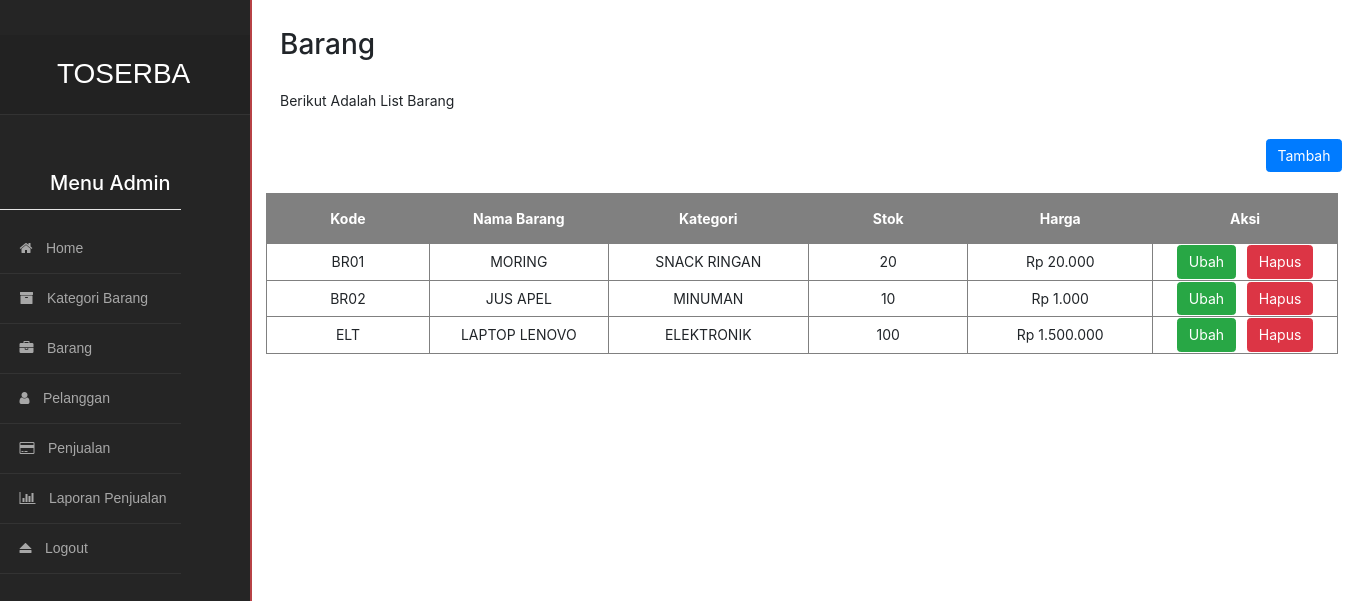
Before: /dashboard/index.php?menu=barang (signed in) with the older database file.
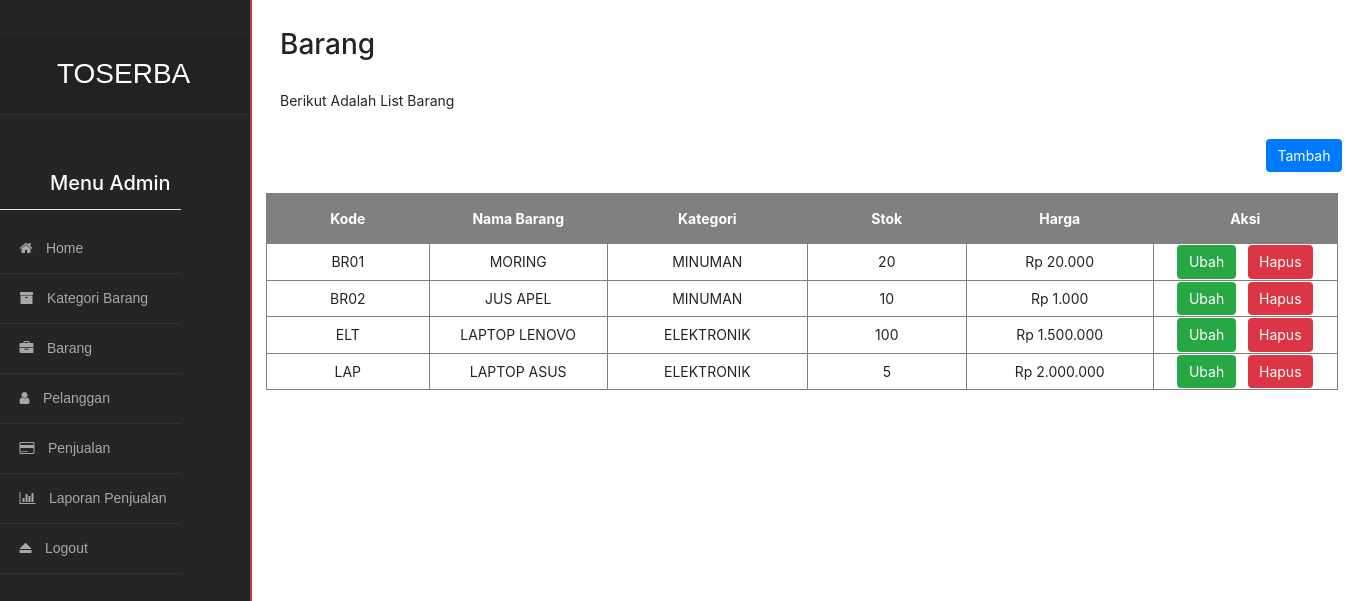
After: the same page with the newer database file.
### tables this page shows
CREATE TABLE `barang` (
  `id` int(11) NOT NULL,
  `kode_barang` varchar(10) NOT NULL,
  `nama_barang` varchar(100) NOT NULL,
  `kategori` varchar(100) NOT NULL,
  `stok` int(11) NOT NULL,
  `harga` int(11) NOT NULL
);

### functions.php (called while the page is built, shortened)
<?php
$conn = mysqli_connect("localhost", "root", "", "toserba_db");
function query($query)
{
    global $conn;
    $hasil = mysqli_query($conn, $query);
    $kotak = [];
    while ($data = mysqli_fetch_assoc($hasil)) {
        $kotak[] = $data;
    }
    return $kotak;
}
function rupiah($angka){
	$hasil_rupiah = "Rp " . number_format($angka,'0',',','.');
	return $hasil_rupiah;
}

### dashboard/barang.php (the view, shortened to what this page needs)
<?php
require '../functions.php';
$barang = query("SELECT * FROM barang");
?>
<div style="padding:1rem">
    <h2>Barang</h2><br>
    <p>Berikut Adalah List Barang</p>
</div>
<center>
    <center>
        <button type="button" id="tambah" class="btn btn-primary"><a href="index.php?menu=tambahBarang">Tambah</a></button><br><br>
        <div style="width:100%; height:600px; overflow:auto;">
            <table id="example" class="display nowrap" style="width:100%" border="1">
                <thead>
                    <th>Kode</th>
                    <th>Nama Barang</th>
                    <th>Kategori</th>
                    <th>Stok</th>
                    <th>Harga</th>
                    <th>Aksi</th>
                </thead>
                <tbody>
                    <?php foreach ($barang as $data) : ?>
                        <?php $harga = $data['harga'];?>
                        <tr>
                            <td><?= $data['kode_barang']; ?></td>
                            <td><?= $data['nama_barang']; ?></td>
                            <td><?= $data['kategori']; ?></td>
                            <td><?= $data['stok']; ?></td>
                            <td><?php echo rupiah($harga); ?></td>
                            <td>
                                <button type="button" class="btn btn-success"><a href="index.php?menu=editBarang&id=<?= $data['id']; ?>">Ubah</a></button>
                                <button type="button" class="btn btn-danger"><a href="index.php?menu=hapusBarang&id=<?= $data['id']; ?>" onclick="return confirm('Apakah Anda Yakin?');">Hapus</a></button>
                            </td>
                        </tr>
                    <?php endforeach; ?>
                </tbody>
            </table>
        </div>
    </center>

### dashboard/index.php (shortened to what this page needs)
<!DOCTYPE html>
<html lang="en">
<head>
    <link rel="stylesheet" href="https://maxcdn.bootstrapcdn.com/bootstrap/4.0.0-alpha.6/css/bootstrap.min.css">
    <link rel="stylesheet" href="./css/b4.side-bar.css">
    <link href="https://maxcdn.bootstrapcdn.com/font-awesome/4.7.0/css/font-awesome.min.css" rel="stylesheet">
</head>
<body>
    <div class="side-bar">
        <nav class="navbar navbar-inverse">
            <button class="navbar-toggler hidden-lg-up" type="button" id="toggler" aria-controls="list-container" aria-label="Toggle side-bar">
                <span class="navbar-toggler-icon"></span>
            </button>
            <a class="navbar-brand" href="index.php">TOSERBA</a>
            <div class="list-container">
                <ul>
                    <h1 style="color: white; font-size:20px; margin-left:50px;">Menu Admin</h1>
                    <hr style="background-color:white;">
                    <li><a href="index.php?menu=dashboard"><span class="navIcon"><i class="fa fa-home"></i></span>&nbsp;&nbsp;Home</a></li>
                    <li><a href="index.php?menu=katBarang"><span class="navIcon"><i class="fa fa-archive"></i></span>&nbsp;&nbsp;Kategori Barang</a></li>
                    <li><a href="index.php?menu=barang"><span class="navIcon"><i class="fa fa-briefcase"></i></span>&nbsp;&nbsp;Barang</a></li>
                    <li><a href="index.php?menu=pelanggan"><span class="navIcon"><i class="fa fa-user"></i></span>&nbsp;&nbsp;Pelanggan</a></li>
                    <li><a href="index.php?menu=penjualan"><span class="navIcon"><i class="fa fa-credit-card"></i></span>&nbsp;&nbsp;Penjualan</a></li>
                    <li><a href="index.php?menu=laporanPenjualan"><span class="navIcon"><i class="fa fa-bar-chart-o"></i></span>&nbsp;&nbsp;Laporan Penjualan</a></li>
                    <li><a href="index.php?menu=logout"><span class="navIcon"><i class="fa fa-eject"></i></span>&nbsp;&nbsp;Logout</a></li>
                </ul>
            </div>
        </nav>
    </div>
    <div class="bodyContent">
        <div style="padding:1rem">
            <?php
            if ($_GET['menu'] == "" || $_GET['menu'] == "dashboard") {
                include 'welcome.php';
            } elseif ($_GET['menu'] == "katBarang") {
                include 'kategoriBarang.php';
            } elseif ($_GET['menu'] == "barang") {
                include 'barang.php';
            } elseif ($_GET['menu'] == "pelanggan") {
                include 'pelanggan.php';
            } elseif ($_GET['menu'] == "penjualan") {
                include 'penjualan.php';
            } elseif ($_GET['menu'] == "laporanPenjualan") {
                include 'laporanPenjualan.php';
            } elseif ($_GET['menu'] == "logout") {
                include 'logout.php';
            } elseif ($_GET['menu'] == "tambahKategoriBarang") {
                include 'tambah/tambah_kat_barang.php';
            } elseif ($_GET['menu'] == "hapusKatBarang") {
                include 'hapus/hapus_kategori_barang.php';
            } elseif ($_GET['menu'] == "editKategoriBarang"){
                include 'edit/editKategori.php';
            } elseif ($_GET['menu'] == "tambahBarang") {
                include 'tambah/tambah_barang.php';
            }elseif ($_GET['menu'] == "editBarang") {
                include 'edit/editBarang.php';
            }elseif ($_GET['menu'] == "hapusBarang"){
                include 'hapus/hapus_barang.php';
            }
            ?>
        </div>
    </div>
</body>
</html>

### dashboard/css/b4.side-bar.css (style rules this page uses)
html, body { position: relative; min-height: 100%; font-size: 14px; }
.side-bar { position: fixed; width: 18rem; height: 100%; background-color: #252525; border-right: 0.2rem solid rgba(220, 74, 79, 0.8); padding: 0; }
.side-bar .list-container { padding-top: 4rem; }
.side-bar .list-container ul { list-style-type: none; padding: 0; margin: 0; width: 100%; }
.side-bar .list-container ul li, .side-bar .navbar-brand { display: block; width: 100%; margin: 0; border-bottom: 1px solid #333; }
.side-bar .navbar-brand { padding: 1.3rem; padding-right: 1.5rem; font-family: sans-serif; font-size: 2rem; text-align: center; background: #222; }
.side-bar .navbar { padding: 0; border: none; }
.side-bar .list-container ul li a { display: block; padding: 1rem; width: 100%; color: rgba(255, 255, 255, 0.6); font-size: 1rem; font-family: sans-serif; text-decoration: none; }
.side-bar .navIcon { padding: 0.4rem; }
.bodyContent { margin-left: 18rem; }

### dashboard/barang.php (style rules this page uses)
table, th { text-align: center; width: 500px; }
th { background-color: gray; }
#tambah { margin-left: 1000px; }
a { color: white; text-decoration: none !important; }
th { height: 50px; color: white; }

Changed rows visible on the page:
changed barang "BR01": kategori "SNACK RINGAN" → "MINUMAN"
added barang: kode_barang "LAP", nama_barang "LAPTOP ASUS", kategori "ELEKTRONIK", stok "5", harga "Rp 2.000.000"
